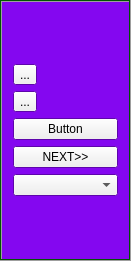
  <widget class="QFrame" name="frame">
   <property name="enabled">
    <bool>true</bool>
   </property>
   <property name="geometry">
    <rect>
     <x>50</x>
     <y>500</y>
     <width>131</width>
     <height>261</height>
    </rect>
   </property>
   <property name="sizePolicy">
    <sizepolicy hsizetype="Maximum" vsizetype="Preferred">
     <horstretch>0</horstretch>
     <verstretch>0</verstretch>
    </sizepolicy>
   </property>
   <property name="palette">
    <palette>
     <active>
      <colorrole role="Light">
       <brush brushstyle="SolidPattern">
        <color alpha="255">
         <red>0</red>
         <green>85</green>
         <blue>0</blue>
        </color>
       </brush>
      </colorrole>
      <colorrole role="Base">
       <brush brushstyle="SolidPattern">
        <color alpha="255">
         <red>255</red>
         <green>255</green>
         <blue>0</blue>
        </color>
       </brush>
      </colorrole>
      <colorrole role="Window">
       <brush brushstyle="SolidPattern">
        <color alpha="255">
         <red>240</red>
         <green>121</green>
         <blue>52</blue>
        </color>
       </brush>
      </colorrole>
      <colorrole role="AlternateBase">
       <brush brushstyle="SolidPattern">
        <color alpha="255">
         <red>247</red>
         <green>79</green>
         <blue>147</blue>
        </color>
       </brush>
      </colorrole>
     </active>
     <inactive>
      <colorrole role="Light">
       <brush brushstyle="SolidPattern">
        <color alpha="255">
         <red>0</red>
         <green>85</green>
         <blue>0</blue>
        </color>
       </brush>
      </colorrole>
      <colorrole role="Base">
       <brush brushstyle="SolidPattern">
        <color alpha="255">
         <red>255</red>
         <green>255</green>
         <blue>0</blue>
        </color>
       </brush>
      </colorrole>
      <colorrole role="Window">
       <brush brushstyle="SolidPattern">
        <color alpha="255">
         <red>132</red>
         <green>7</green>
         <blue>240</blue>
        </color>
       </brush>
      </colorrole>
      <colorrole role="AlternateBase">
       <brush brushstyle="SolidPattern">
        <color alpha="255">
         <red>247</red>
         <green>79</green>
         <blue>147</blue>
        </color>
       </brush>
      </colorrole>
     </inactive>
     <disabled>
      <colorrole role="Light">
       <brush brushstyle="SolidPattern">
        <color alpha="255">
         <red>0</red>
         <green>85</green>
         <blue>0</blue>
        </color>
       </brush>
      </colorrole>
      <colorrole role="Base">
       <brush brushstyle="SolidPattern">
        <color alpha="255">
         <red>132</red>
         <green>7</green>
         <blue>240</blue>
        </color>
       </brush>
      </colorrole>
      <colorrole role="Window">
       <brush brushstyle="SolidPattern">
        <color alpha="255">
         <red>132</red>
         <green>7</green>
         <blue>240</blue>
        </color>
       </brush>
      </colorrole>
      <colorrole role="AlternateBase">
       <brush brushstyle="SolidPattern">
        <color alpha="255">
         <red>247</red>
         <green>79</green>
         <blue>147</blue>
        </color>
       </brush>
      </colorrole>
     </disabled>
    </palette>
   </property>
   <property name="frameShape">
    <enum>QFrame::Box</enum>
   </property>
   <property name="frameShadow">
    <enum>QFrame::Raised</enum>
   </property>
   <layout class="QGridLayout" name="gridLayout_5">
    <item row="0" column="0">
     <layout class="QVBoxLayout" name="verticalLayout">
      <item>
       <widget class="QToolButton" name="toolButton_2">
        <property name="text">
         <string>...</string>
        </property>
       </widget>
      </item>
      <item>
       <widget class="QToolButton" name="toolButton">
        <property name="text">
         <string>...</string>
        </property>
       </widget>
      </item>
      <item>
       <widget class="QPushButton" name="pushButton">
        <property name="text">
         <string>Button</string>
        </property>
       </widget>
      </item>
      <item>
       <widget class="QPushButton" name="Next_BTN">
        <property name="text">
         <string>NEXT&gt;&gt;</string>
        </property>
       </widget>
      </item>
      <item>
       <widget class="QComboBox" name="comboBox"/>
      </item>
     </layout>
    </item>
   </layout>
  </widget>
